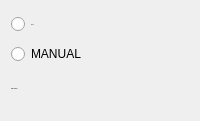
              <widget class="QFrame" name="frame_9">
               <property name="minimumSize">
                <size>
                 <width>0</width>
                 <height>121</height>
                </size>
               </property>
               <property name="maximumSize">
                <size>
                 <width>16777215</width>
                 <height>121</height>
                </size>
               </property>
               <layout class="QVBoxLayout" name="verticalLayout_28">
                <item>
                 <widget class="QRadioButton" name="lfes_stat_auto">
                  <property name="font">
                   <font>
                    <family>Inter</family>
                    <pointsize>-1</pointsize>
                    <weight>50</weight>
                    <bold>false</bold>
                   </font>
                  </property>
                  <property name="text">
                   <string>AUTO</string>
                  </property>
                  <property name="checkable">
                   <bool>true</bool>
                  </property>
                  <property name="checked">
                   <bool>false</bool>
                  </property>
                  <attribute name="buttonGroup">
                   <string notr="true">buttonGroup_19</string>
                  </attribute>
                 </widget>
                </item>
                <item>
                 <widget class="QRadioButton" name="lfes_stat_manual">
                  <property name="text">
                   <string>MANUAL</string>
                  </property>
                  <property name="checkable">
                   <bool>true</bool>
                  </property>
                  <attribute name="buttonGroup">
                   <string notr="true">buttonGroup_19</string>
                  </attribute>
                 </widget>
                </item>
                <item>
                 <widget class="QLabel" name="label_41">
                  <property name="maximumSize">
                   <size>
                    <width>16777215</width>
                    <height>25</height>
                   </size>
                  </property>
                  <property name="font">
                   <font>
                    <family>Inter</family>
                    <pointsize>-1</pointsize>
                    <weight>75</weight>
                    <bold>true</bold>
                   </font>
                  </property>
                  <property name="text">
                   <string>LFES STATUS</string>
                  </property>
                 </widget>
                </item>
               </layout>
              </widget>
